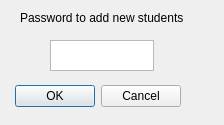
<?xml version="1.0" encoding="UTF-8"?>
<ui version="4.0">
 <class>PasswordDialog</class>
 <widget class="QDialog" name="PasswordDialog">
  <property name="geometry">
   <rect>
    <x>0</x>
    <y>0</y>
    <width>224</width>
    <height>125</height>
   </rect>
  </property>
  <property name="windowTitle">
   <string>Enter Password</string>
  </property>
  <widget class="QDialogButtonBox" name="buttonBox">
   <property name="geometry">
    <rect>
     <x>-160</x>
     <y>80</y>
     <width>341</width>
     <height>32</height>
    </rect>
   </property>
   <property name="orientation">
    <enum>Qt::Horizontal</enum>
   </property>
   <property name="standardButtons">
    <set>QDialogButtonBox::Cancel|QDialogButtonBox::Ok</set>
   </property>
  </widget>
  <widget class="QLabel" name="label">
   <property name="geometry">
    <rect>
     <x>20</x>
     <y>10</y>
     <width>201</width>
     <height>16</height>
    </rect>
   </property>
   <property name="text">
    <string>&lt;html&gt;&lt;head/&gt;&lt;body&gt;&lt;p&gt;Password to add new students&lt;/p&gt;&lt;/body&gt;&lt;/html&gt;</string>
   </property>
  </widget>
  <widget class="QTextEdit" name="txtPassword">
   <property name="geometry">
    <rect>
     <x>50</x>
     <y>40</y>
     <width>104</width>
     <height>31</height>
    </rect>
   </property>
  </widget>
 </widget>
 <resources/>
 <connections>
  <connection>
   <sender>buttonBox</sender>
   <signal>accepted()</signal>
   <receiver>PasswordDialog</receiver>
   <slot>accept()</slot>
   <hints>
    <hint type="sourcelabel">
     <x>248</x>
     <y>254</y>
    </hint>
    <hint type="destinationlabel">
     <x>157</x>
     <y>274</y>
    </hint>
   </hints>
  </connection>
  <connection>
   <sender>buttonBox</sender>
   <signal>rejected()</signal>
   <receiver>PasswordDialog</receiver>
   <slot>reject()</slot>
   <hints>
    <hint type="sourcelabel">
     <x>316</x>
     <y>260</y>
    </hint>
    <hint type="destinationlabel">
     <x>286</x>
     <y>274</y>
    </hint>
   </hints>
  </connection>
 </connections>
</ui>
